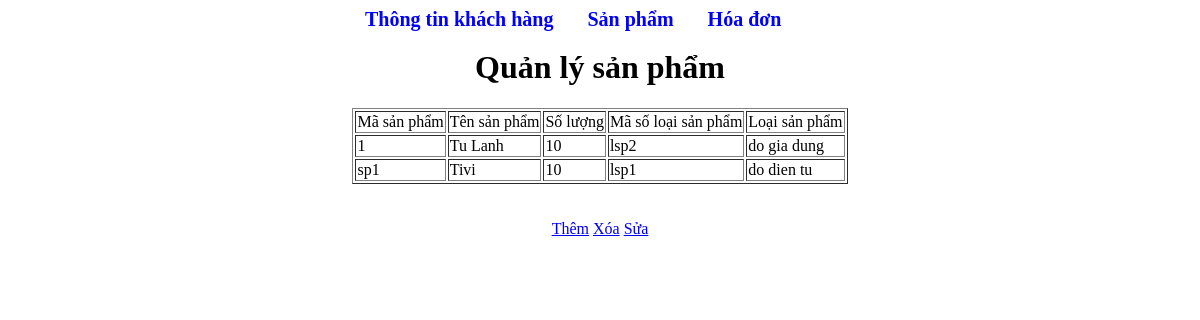
The app's page /san_pham.php with its own data.
### tables this page shows
CREATE TABLE `san_pham` (
  `id_sp` varchar(20) NOT NULL,
  `ten_sp` varchar(20) NOT NULL,
  `soluong` varchar(20) NOT NULL,
  `id_lsp` varchar(20) NOT NULL,
  `loai_san_pham_id_lsp` varchar(20) NOT NULL
);

CREATE TABLE `loai_san_pham` (
  `id_lsp` varchar(20) NOT NULL,
  `loai_sp` varchar(20) NOT NULL
);

### san_pham.php (the view, shortened to what this page needs)
<!DOCTYPE html>
<html>
    <head>
    </head>
    <body>
        <div id="menu">
            <a href ="index.php">Thông tin khách hàng</a>
            <a href ="san_pham.php">Sản phẩm</a>
            <a href ="hoa_don.php">Hóa đơn</a>
        </div>
        <div id="content">
            <h1 align="center">Quản lý sản phẩm</h1>
            <table border="1" align="center">
        <tr>
            <td>Mã sản phẩm</td>
            <td>Tên sản phẩm</td>
            <td>Số lượng</td>
            <td>Mã số loại sản phẩm</td>
            <td>Loại sản phẩm</td>
        </tr>
        <?php
            $sql = 'SELECT a.id_sp, a.ten_sp,a.soluong,a.id_lsp ,b.loai_sp
    FROM san_pham a, loai_san_pham b WHERE a.id_lsp = b.id_lsp';
            $result = mysql_query($sql);
                while($data = mysql_fetch_assoc($result)){
                 $id_sp = $data['id_sp'];
                 $ten_sp = $data['ten_sp'];
                 $soluong = $data['soluong'];
                 $mail = $data['id_lsp'];
                 $maila = $data['loai_sp'];
                 echo"<tr>
                  <td>$id_sp</td>
                  <td>$ten_sp</td>
                 <td>$soluong</td>
                 <td>$mail</td>
                     <td>$maila</td>
                      </tr>";
                }
        ?>
            </table>
        </div>
        <br>
        <br>
    <center> <div class="menu1">
        <a href="add_sp.php">Thêm</a>
        <a href="del_sp.php">Xóa</a>
         <a href="update_sp.php">Sửa</a>
        </div></center>
    </body>
</html>

### san_pham.php (style rules this page uses)
#menu { margin-left: auto; margin-right:auto; width: 500px; height: 20px; }
#menu a { text-decoration: none; font-size: 20px; color: blue; font-weight: bold; padding: 15px; }

### records on screen
san_pham: id_sp "1", ten_sp "Tu Lanh", soluong "10", id_lsp "lsp2", loai_san_pham_id_lsp.loai_sp "do gia dung"
san_pham: id_sp "sp1", ten_sp "Tivi", soluong "10", id_lsp "lsp1", loai_san_pham_id_lsp.loai_sp "do dien tu"
